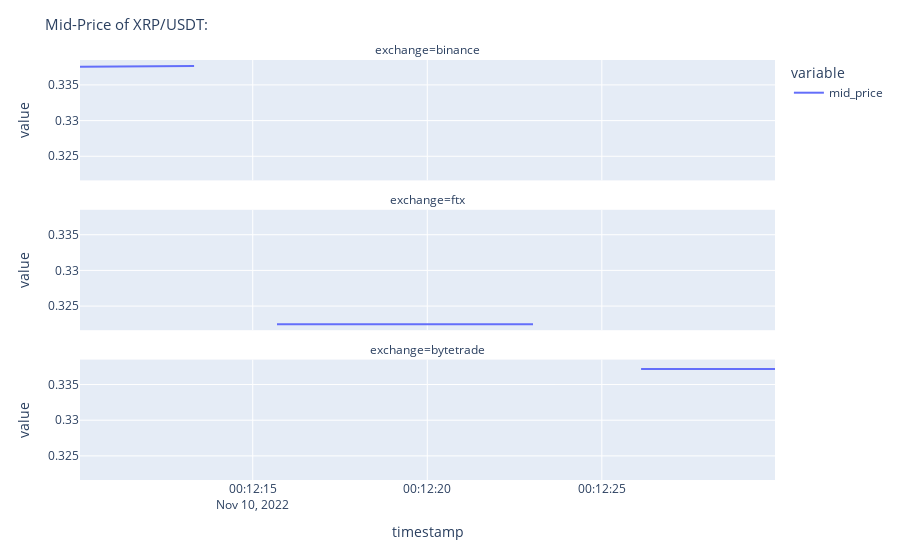

The code cell stored with this chart in its notebook:
### Code cell
vs.Plot_line(MS_X, criptos[2], "Mid-Price of")

### Figure 1 — Plotly figure (JSON) as saved in the notebook; plotly's stock layout.template omitted (floating-point values rounded to 4 significant figures)
{"data": [{"hovertemplate": "variable=mid_price<br>exchange=binance<br>timestamp=%{x}<br>value=%{y}<extra></extra>", "legendgroup": "mid_price", "line": {"color": "#636efa", "dash": "solid"}, "marker": {"symbol": "circle"}, "mode": "lines", "name": "mid_price", "orientation": "v", "showlegend": true, "type": "scatter", "x": ["2022-11-10T00:12:10.052000", "2022-11-10T00:12:11.604000", "2022-11-10T00:12:13.320000"], "xaxis": "x3", "y": [0.3376, 0.3376, 0.3377], "yaxis": "y3"}, {"hovertemplate": "variable=mid_price<br>exchange=ftx<br>timestamp=%{x}<br>value=%{y}<extra></extra>", "legendgroup": "mid_price", "line": {"color": "#636efa", "dash": "solid"}, "marker": {"symbol": "circle"}, "mode": "lines", "name": "mid_price", "orientation": "v", "showlegend": false, "type": "scatter", "x": ["2022-11-10T00:12:15.695000", "2022-11-10T00:12:20.358000", "2022-11-10T00:12:23.028000"], "xaxis": "x2", "y": [0.3225, 0.3225, 0.3225], "yaxis": "y2"}, {"hovertemplate": "variable=mid_price<br>exchange=bytetrade<br>timestamp=%{x}<br>value=%{y}<extra></extra>", "legendgroup": "mid_price", "line": {"color": "#636efa", "dash": "solid"}, "marker": {"symbol": "circle"}, "mode": "lines", "name": "mid_price", "orientation": "v", "showlegend": false, "type": "scatter", "x": ["2022-11-10T00:12:26.124000", "2022-11-10T00:12:28.101000", "2022-11-10T00:12:29.960000"], "xaxis": "x", "y": [0.3372, 0.3372, 0.3372], "yaxis": "y"}], "layout": {"annotations": [{"font": {}, "showarrow": false, "text": "exchange=bytetrade", "x": 0.5, "xanchor": "center", "xref": "paper", "y": 0.2867, "yanchor": "bottom", "yref": "paper"}, {"font": {}, "showarrow": false, "text": "exchange=ftx", "x": 0.5, "xanchor": "center", "xref": "paper", "y": 0.6433, "yanchor": "bottom", "yref": "paper"}, {"font": {}, "showarrow": false, "text": "exchange=binance", "x": 0.5, "xanchor": "center", "xref": "paper", "y": 1.0, "yanchor": "bottom", "yref": "paper"}], "legend": {"title": {"text": "variable"}, "tracegroupgap": 0}, "margin": {"t": 60}, "title": {"font": {"size": 15}, "text": "Mid-Price of XRP/USDT:"}, "xaxis": {"anchor": "y", "domain": [0, 1], "title": {"text": "timestamp"}}, "xaxis2": {"anchor": "y2", "domain": [0, 1], "matches": "x", "showticklabels": false}, "xaxis3": {"anchor": "y3", "domain": [0, 1], "matches": "x", "showticklabels": false}, "yaxis": {"anchor": "x", "domain": [0, 0.2867], "title": {"text": "value"}}, "yaxis2": {"anchor": "x2", "domain": [0.3567, 0.6433], "matches": "y", "title": {"text": "value"}}, "yaxis3": {"anchor": "x3", "domain": [0.7133, 1.0], "matches": "y", "title": {"text": "value"}}}}
